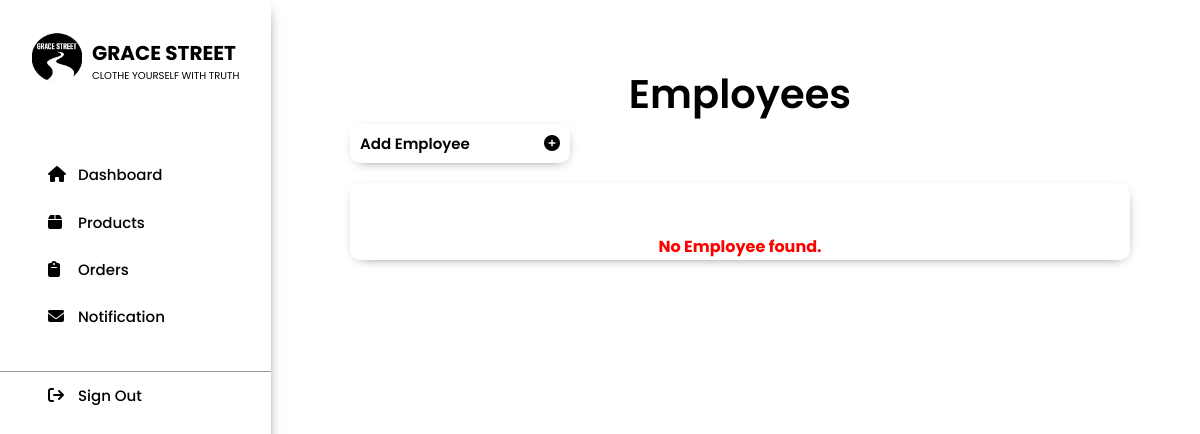
The page /admin_employee/employee.php on the database as committed earlier.
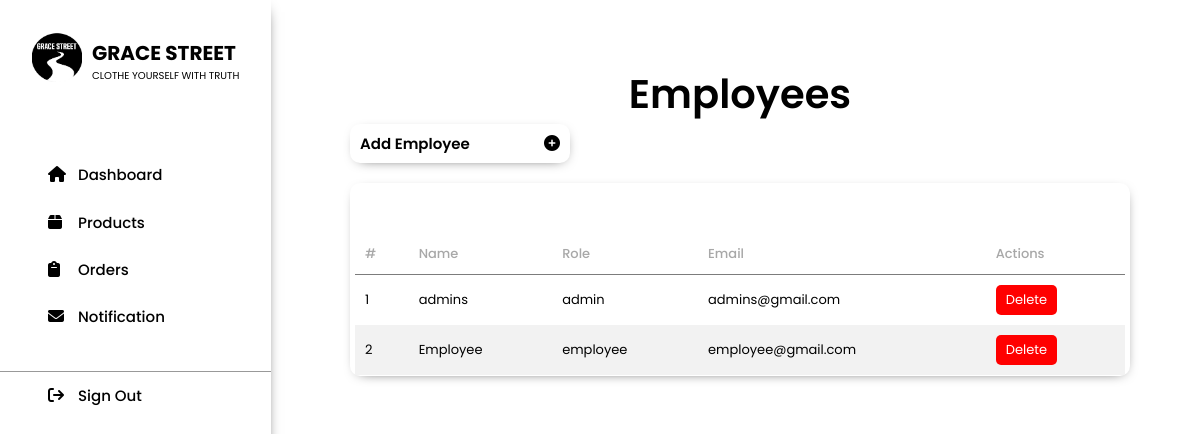
The same page on the database as committed later.
### tables this page shows
CREATE TABLE `grace_user` (
  `id` int(100) NOT NULL,
  `username` varchar(100) NOT NULL,
  `email` varchar(100) NOT NULL,
  `password` varchar(100) NOT NULL,
  `role` varchar(100) NOT NULL
);

### admin_employee/employee.php (the view, shortened to what this page needs)
<?php
include('../components/connect.php');
$sql = "SELECT * FROM grace_user WHERE role IN ('admin','employee') ";
$result = mysqli_query($con, $sql);
?>
<!DOCTYPE html>
<html lang="en">
<head>
    <link rel="stylesheet" href="styles/index.css">
    <link rel="stylesheet" href="https://cdnjs.cloudflare.com/ajax/libs/font-awesome/6.5.2/css/all.min.css" />
</head>
<body>
<?php include '../admin_employee/dashboard_header.php'; ?>
   <section class="main_dash_container">
        <div class="main_container">
        <h1 class="main_title">Employees</h1>
           <div class="search_products">
            <div class="main_products_add" onclick="showProductPopup()">
                    <div>
                        <h1 class="add_text">Add Employee</h1>
                    </div>
                    <div>
                        <i class="fa-solid fa-circle-plus"></i>
                    </div>
                </div>
           </div>
            <div class="main_products_box">
            <div class="main_products_table">
                <?php if(mysqli_num_rows($result) > 0): ?>
                    <table>
                    <thead>
                        <tr>
                            <th>#</th>
                            <th>Name</th>
                            <th>Role</th>
                            <th>Email</th>
                            <th>Actions</th>
                        </tr>
                    </thead>
                    <tbody>
                    <?php
                            $count = 0;
                            while($row = mysqli_fetch_assoc($result)){
                                $count++;
                            ?>
                            <tr>
                                <td><?php echo $count ?></td>
                                <td><?php echo $row['username']; ?></td>
                                <td><?php echo $row['role']; ?></td>
                                <td><?php echo $row['email']; ?></td>
                                <td><a href="?delete_id=<?php echo $row['id']; ?>" class="delete-button" onclick="return confirm('Are you sure you want to delete this product?')">Delete</a></td>
                            </tr>
                            <?php
                            }
                        ?>
                    </tbody>
                </table>
                <?php else: ?>
                <p class="no-products">No Employee found.</p>
                <?php endif; ?>
            </div>
   </section>
</body>
</html>

Rows that differ between the two databases and show on the page:
now on this page (row edited): grace_user: username "admins", role "admin", email "admins@gmail.com"
added grace_user: username "Employee", role "employee", email "employee@gmail.com"
Other text that changed with them:
text no longer shown: "No Employee found."
text now shown: "# Name Role Email Actions"
